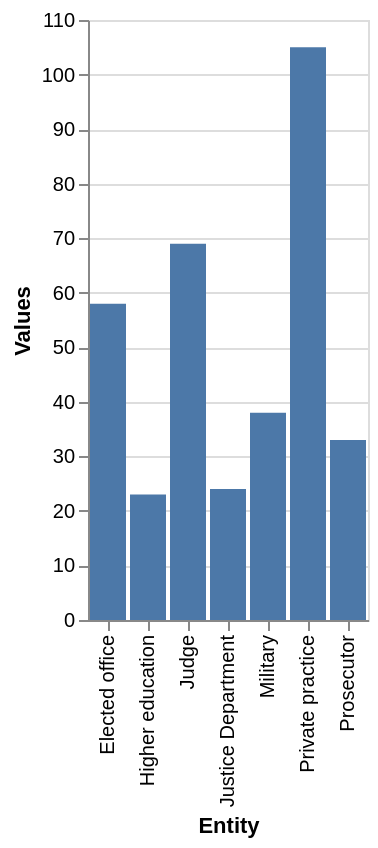

This figure's Vega-Lite source:
### Vega-Lite specification from a JSON file in a GitHub repository (floating-point values rounded to 4 significant figures)
{"$schema": "https://vega.github.io/schema/vega-lite/v5.json", "description": "Bar chart auto-generated from CSV", "data": {"values": [{"Entity": "Higher education", "Values": "23.0"}, {"Entity": "Justice Department", "Values": "24.0"}, {"Entity": "Prosecutor", "Values": "33.0"}, {"Entity": "Military", "Values": "38.0"}, {"Entity": "Elected office", "Values": "58.0"}, {"Entity": "Judge", "Values": "69.0"}, {"Entity": "Private practice", "Values": "105.0"}]}, "mark": "bar", "encoding": {"x": {"field": "Entity", "type": "ordinal"}, "y": {"field": "Values", "type": "quantitative"}}}
